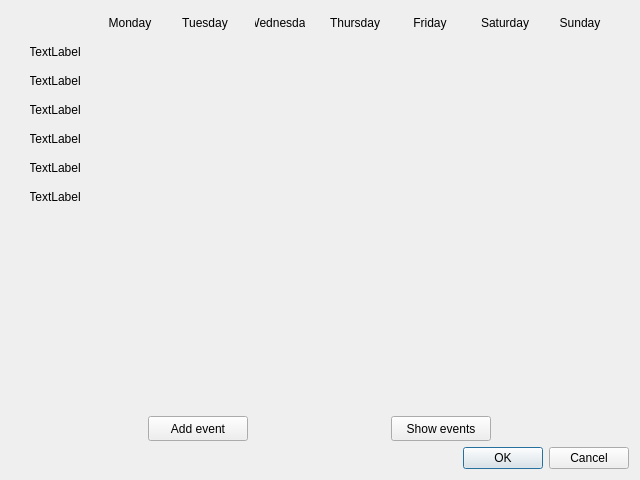
<?xml version="1.0" encoding="UTF-8"?>
<ui version="4.0">
 <class>CalendarDialog</class>
 <widget class="QDialog" name="CalendarDialog">
  <property name="geometry">
   <rect>
    <x>0</x>
    <y>0</y>
    <width>640</width>
    <height>480</height>
   </rect>
  </property>
  <property name="minimumSize">
   <size>
    <width>640</width>
    <height>480</height>
   </size>
  </property>
  <property name="maximumSize">
   <size>
    <width>1920</width>
    <height>1080</height>
   </size>
  </property>
  <property name="windowTitle">
   <string>Dialog</string>
  </property>
  <layout class="QVBoxLayout" name="verticalLayout">
   <item>
    <layout class="QGridLayout" name="calendarButtonLayout">
     <item row="1" column="0">
      <widget class="QLabel" name="label_2">
       <property name="maximumSize">
        <size>
         <width>50</width>
         <height>50</height>
        </size>
       </property>
       <property name="text">
        <string>TextLabel</string>
       </property>
       <property name="alignment">
        <set>Qt::AlignCenter</set>
       </property>
      </widget>
     </item>
     <item row="5" column="0">
      <widget class="QLabel" name="label_13">
       <property name="maximumSize">
        <size>
         <width>50</width>
         <height>50</height>
        </size>
       </property>
       <property name="text">
        <string>TextLabel</string>
       </property>
       <property name="alignment">
        <set>Qt::AlignCenter</set>
       </property>
      </widget>
     </item>
     <item row="0" column="4">
      <widget class="QLabel" name="label_6">
       <property name="maximumSize">
        <size>
         <width>50</width>
         <height>50</height>
        </size>
       </property>
       <property name="text">
        <string>Thursday</string>
       </property>
       <property name="alignment">
        <set>Qt::AlignCenter</set>
       </property>
      </widget>
     </item>
     <item row="0" column="7">
      <widget class="QLabel" name="label_9">
       <property name="enabled">
        <bool>true</bool>
       </property>
       <property name="maximumSize">
        <size>
         <width>50</width>
         <height>50</height>
        </size>
       </property>
       <property name="text">
        <string>Sunday</string>
       </property>
       <property name="alignment">
        <set>Qt::AlignCenter</set>
       </property>
      </widget>
     </item>
     <item row="2" column="0">
      <widget class="QLabel" name="label_10">
       <property name="maximumSize">
        <size>
         <width>50</width>
         <height>50</height>
        </size>
       </property>
       <property name="text">
        <string>TextLabel</string>
       </property>
       <property name="alignment">
        <set>Qt::AlignCenter</set>
       </property>
      </widget>
     </item>
     <item row="0" column="6">
      <widget class="QLabel" name="label_8">
       <property name="maximumSize">
        <size>
         <width>50</width>
         <height>50</height>
        </size>
       </property>
       <property name="text">
        <string>Saturday</string>
       </property>
       <property name="alignment">
        <set>Qt::AlignCenter</set>
       </property>
      </widget>
     </item>
     <item row="3" column="0">
      <widget class="QLabel" name="label_11">
       <property name="maximumSize">
        <size>
         <width>50</width>
         <height>50</height>
        </size>
       </property>
       <property name="text">
        <string>TextLabel</string>
       </property>
       <property name="alignment">
        <set>Qt::AlignCenter</set>
       </property>
      </widget>
     </item>
     <item row="0" column="2">
      <widget class="QLabel" name="label_4">
       <property name="maximumSize">
        <size>
         <width>50</width>
         <height>50</height>
        </size>
       </property>
       <property name="text">
        <string>Tuesday</string>
       </property>
       <property name="alignment">
        <set>Qt::AlignCenter</set>
       </property>
      </widget>
     </item>
     <item row="4" column="0">
      <widget class="QLabel" name="label_12">
       <property name="maximumSize">
        <size>
         <width>50</width>
         <height>50</height>
        </size>
       </property>
       <property name="text">
        <string>TextLabel</string>
       </property>
       <property name="alignment">
        <set>Qt::AlignCenter</set>
       </property>
      </widget>
     </item>
     <item row="0" column="3">
      <widget class="QLabel" name="label_5">
       <property name="maximumSize">
        <size>
         <width>50</width>
         <height>50</height>
        </size>
       </property>
       <property name="text">
        <string>Wednesday</string>
       </property>
       <property name="alignment">
        <set>Qt::AlignCenter</set>
       </property>
      </widget>
     </item>
     <item row="0" column="5">
      <widget class="QLabel" name="label_7">
       <property name="maximumSize">
        <size>
         <width>50</width>
         <height>50</height>
        </size>
       </property>
       <property name="text">
        <string>Friday</string>
       </property>
       <property name="alignment">
        <set>Qt::AlignCenter</set>
       </property>
      </widget>
     </item>
     <item row="6" column="0">
      <widget class="QLabel" name="label_14">
       <property name="maximumSize">
        <size>
         <width>50</width>
         <height>50</height>
        </size>
       </property>
       <property name="text">
        <string>TextLabel</string>
       </property>
       <property name="alignment">
        <set>Qt::AlignCenter</set>
       </property>
      </widget>
     </item>
     <item row="0" column="1">
      <widget class="QLabel" name="label_3">
       <property name="maximumSize">
        <size>
         <width>50</width>
         <height>50</height>
        </size>
       </property>
       <property name="text">
        <string>Monday</string>
       </property>
       <property name="alignment">
        <set>Qt::AlignCenter</set>
       </property>
      </widget>
     </item>
    </layout>
   </item>
   <item>
    <widget class="QWidget" name="cd_widget_eventList" native="true">
     <layout class="QVBoxLayout" name="cd_vl_eventListLayout"/>
    </widget>
   </item>
   <item>
    <layout class="QHBoxLayout" name="horizontalLayout">
     <item>
      <widget class="QPushButton" name="cd_pb_addEvents">
       <property name="maximumSize">
        <size>
         <width>100</width>
         <height>25</height>
        </size>
       </property>
       <property name="text">
        <string>Add event</string>
       </property>
      </widget>
     </item>
     <item>
      <widget class="QPushButton" name="cd_pb_showEvents">
       <property name="maximumSize">
        <size>
         <width>100</width>
         <height>25</height>
        </size>
       </property>
       <property name="text">
        <string>Show events</string>
       </property>
      </widget>
     </item>
    </layout>
   </item>
   <item>
    <widget class="QDialogButtonBox" name="buttonBox">
     <property name="orientation">
      <enum>Qt::Horizontal</enum>
     </property>
     <property name="standardButtons">
      <set>QDialogButtonBox::Cancel|QDialogButtonBox::Ok</set>
     </property>
    </widget>
   </item>
  </layout>
 </widget>
 <resources/>
 <connections>
  <connection>
   <sender>buttonBox</sender>
   <signal>accepted()</signal>
   <receiver>CalendarDialog</receiver>
   <slot>accept()</slot>
   <hints>
    <hint type="sourcelabel">
     <x>248</x>
     <y>254</y>
    </hint>
    <hint type="destinationlabel">
     <x>157</x>
     <y>274</y>
    </hint>
   </hints>
  </connection>
  <connection>
   <sender>buttonBox</sender>
   <signal>rejected()</signal>
   <receiver>CalendarDialog</receiver>
   <slot>reject()</slot>
   <hints>
    <hint type="sourcelabel">
     <x>316</x>
     <y>260</y>
    </hint>
    <hint type="destinationlabel">
     <x>286</x>
     <y>274</y>
    </hint>
   </hints>
  </connection>
 </connections>
</ui>
